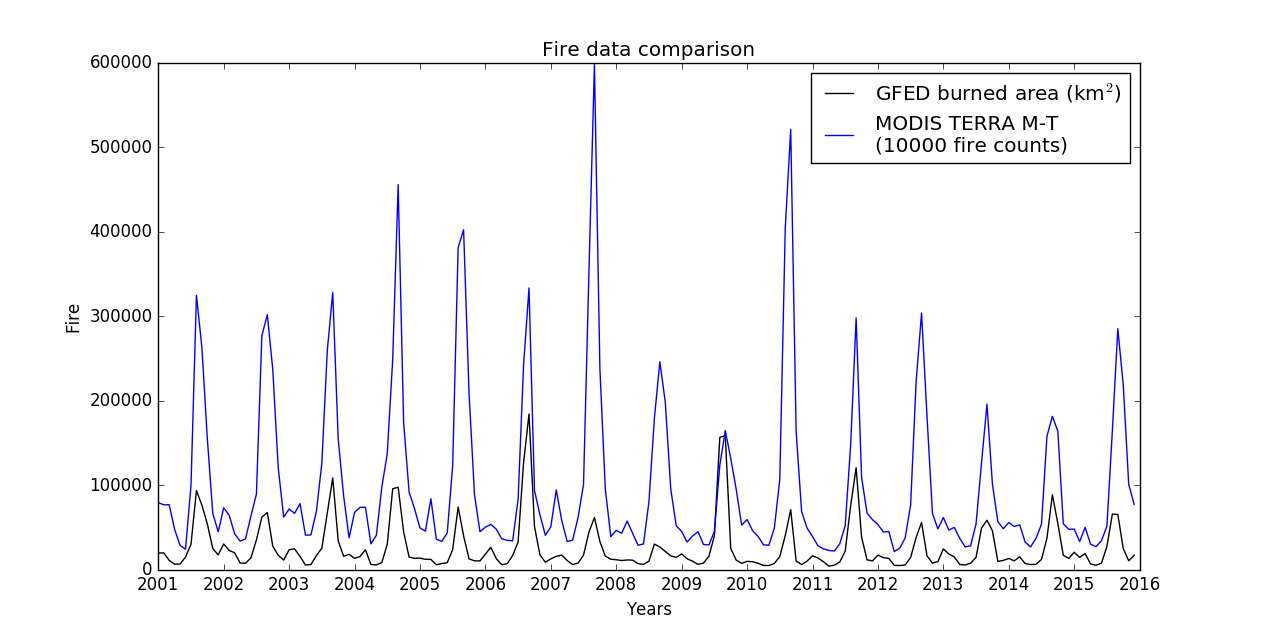

Source code (Python):
#Step 1) Make GFED and TERRA the same size
'''
TERRA = months since 2001 (to 2019)
GFED = months since 2000 (to 2016)

ncks -d time,0,179 -o TERRA_MT_2001-2016_CB.nc firecount_TERRA_M__T.nc
ncks -d time,12,191 -o GFED_2001-2016_CB.nc burnt_area-GFED4s_2.5degree_2000-2016.nc
'''


# Step 2) Make plots
### South America total ###

import matplotlib as mpl
import matplotlib.pyplot as plt
import numpy as np
import iris.analysis.cartography
import iris
import iris.quickplot as qplt

#Load in GFED data
GFED = iris.load_cube('~/PAPERS/AmazonFire/AmazonRegion/GFED_2001-2016_CB.nc')
coords = ("longitude", "latitude")
time = GFED.coord('time')
print GFED

#Get global total burnt area in km2)
#Divide by 1000000000000 to get Mkm2. Divide by 1000000 to get km2
for coord in coords:
    if not GFED.coord(coord).has_bounds():
        GFED.coord(coord).guess_bounds()
grid_weights = iris.analysis.cartography.area_weights(GFED)
GFED = GFED.collapsed(coords, iris.analysis.SUM, weights = grid_weights)/1000000

#Load in satellite data
cube = iris.load_cube('~/PAPERS/AmazonFire/AmazonRegion/TERRA_MT_2001-2016_CB.nc')
coords = ("longitude", "latitude")
time = cube.coord('time')
print cube

#Get global total fire counts. 
#Divide by 1000000000000 to get Million. Divide by 10000000000 to get 10000
for coord in coords:
    if not cube.coord(coord).has_bounds():
        cube.coord(coord).guess_bounds()
grid_weights = iris.analysis.cartography.area_weights(cube)
cube = cube.collapsed(coords, iris.analysis.SUM, weights = grid_weights)/10000000000
print cube.data

fig, ax = plt.subplots()

x = np.arange(180)
ax.plot(x,GFED.data, color='black', label='GFED burned area (km$^2$)')
ax.plot(x,cube.data, color='blue', label='MODIS TERRA M-T \n(10000 fire counts)')
#Alternative: scatter plot
#plt.scatter(x,GFED.data, color='blue')
#plt.scatter(x,cube.data, color='black')

plt.xticks(np.arange(0, 192, step=12),("2001","2002","2003","2004","2005","2006","2007","2008","2009","2010","2011","2012","2013","2014","2015","2016"))
plt.title('Fire data comparison')
plt.ylabel('Fire')
plt.xlabel('Years')
plt.legend()
plt.show()





### Amazon region ###

import matplotlib as mpl
import matplotlib.pyplot as plt
import numpy as np
import iris.analysis.cartography
import iris
import iris.quickplot as qplt
import iris.plot as iplt
from matplotlib.patches import Polygon

#Load in GFED data
GFED = iris.load_cube('~/PAPERS/AmazonFire/AmazonRegion/GFED_2001-2016_CB.nc')
coords = ("longitude", "latitude")
time = GFED.coord('time')

##Constrain to Amazon Region
#GFED=GFED.extract(iris.Constraint(latitude=lambda cell: (-57.5) < cell < (12.5), longitude=lambda cell: (-82.5) < cell < (-30)))  #South America
GFED=GFED.extract(iris.Constraint(latitude=lambda cell: (-17.0) < cell < (0.0), longitude=lambda cell: (-72) < cell < (-44))) #Brazil/Amazon region

#Get global total burnt area in km2)
#Divide by 1000000000000 to get Mkm2. Divide by 1000000 to get km2
for coord in coords:
    if not GFED.coord(coord).has_bounds():
        GFED.coord(coord).guess_bounds()
grid_weights = iris.analysis.cartography.area_weights(GFED)
GFED = GFED.collapsed(coords, iris.analysis.SUM, weights = grid_weights)/1000000

#Load in satellite data
cube = iris.load_cube('~/PAPERS/AmazonFire/AmazonRegion/TERRA_MT_2001-2016_CB.nc')
coords = ("longitude", "latitude")
time = cube.coord('time')
print cube

cube=cube.extract(iris.Constraint(latitude=lambda cell: (-17.0) < cell < (0.0), longitude=lambda cell: (-72) < cell < (-44))) #Brazil/Amazon region



#Get global total fire counts. 
#Divide by 1000000000000 to get Million. Divide by 10000000000 to get 10000
for coord in coords:
    if not cube.coord(coord).has_bounds():
        cube.coord(coord).guess_bounds()
grid_weights = iris.analysis.cartography.area_weights(cube)
cube = cube.collapsed(coords, iris.analysis.SUM, weights = grid_weights)/10000000000

fig, ax = plt.subplots()

x = np.arange(180)
ax.plot(x,GFED.data, color='black', label='GFED burned area (km$^2$)')
ax.plot(x,cube.data, color='blue', label='MODIS TERRA M-T \n(10000 fire counts)')
#Alternative: scatter plot
#plt.scatter(x,GFED.data, color='blue')
#plt.scatter(x,cube.data, color='black')

plt.xticks(np.arange(0, 192, step=12),("2001","2002","2003","2004","2005","2006","2007","2008","2009","2010","2011","2012","2013","2014","2015","2016"))
plt.title('Fire data comparison, Amazon region')
plt.ylabel('Fire')
plt.xlabel('Years')
plt.legend()
plt.show()
